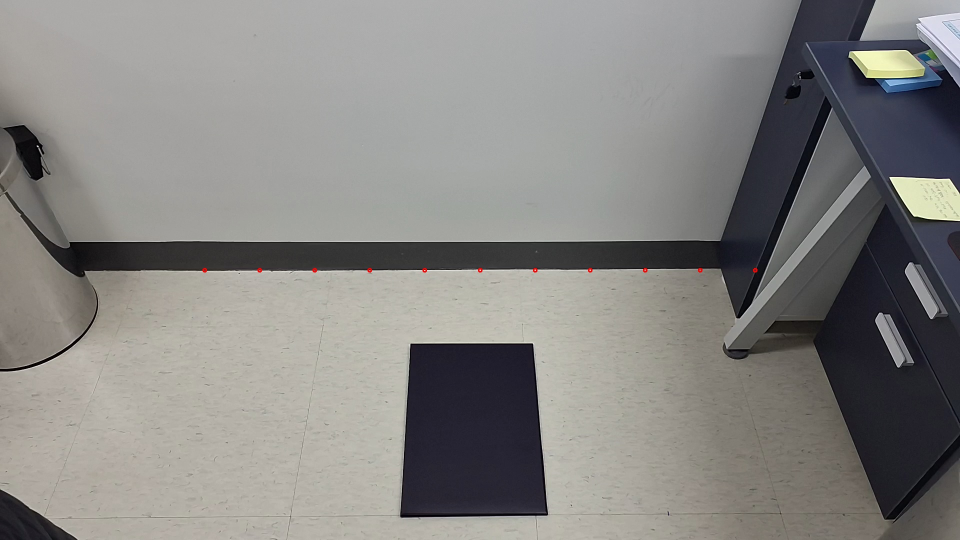
#> input picture opencv-python-learn/Practices/images/test_20260305_GRD_48degree.jpg, 1920 x 1080 px (shown at 1/2 size)
$ jupyter execute pitch_angle_analysis_new.ipynb
#> lines starting #> are read from the running program, lines starting #| are printed output that depends on the picture; after the words box and inside, x2 and y2 are one past the last pixel; in counts of white or black regions, pixels touching at a corner belong together
## Cell1 : 환경 설정 및 이미지 로드

[cell 1]
# ── Cell 1: 라이브러리 임포트 및 이미지 로드 ──

import os
import cv2
import numpy as np
import matplotlib.pyplot as plt
import matplotlib.patches as patches
plt.rcParams['font.family'] = 'Malgun Gothic'  # 윈도우 맑은 고딕 폰트 설정
plt.rcParams['axes.unicode_minus'] = False     # 마이너스(-) 기호 깨짐 방지

# 이미지 경로 설정 (실제 파일명/경로에 맞게 수정하세요)
IMG_DIR = 'images'  # 이미지가 있는 폴더명
IMAGE_FILES = {
    48: os.path.join(IMG_DIR, 'test_20260305_GRD_48degree.jpg'),
    60: os.path.join(IMG_DIR, 'test_20260305_GRD_60degree.jpg'),
    70: os.path.join(IMG_DIR, 'test_20260305_GRD_70degree.jpg'),
}
ANGLES = [48, 60, 70]
REF_ANGLE = 48   # 보정 기준 각도 (정면에 가까운 각도)

# 이미지 로드 및 확인
images = {}
fig, axes = plt.subplots(1, 3, figsize=(18, 6))

for ax, angle in zip(axes, ANGLES):
    path = IMAGE_FILES[angle]
    # 파일이 없는 경우를 대비한 예외 처리
    if not os.path.exists(path):
        print(f"경고: 파일을 찾을 수 없습니다 -> {path}")
        # 테스트를 위해 임시로 검은색 더미 이미지를 만듭니다. (실제 환경에서는 삭제하세요)
        img_bgr = np.zeros((1080, 1920, 3), dtype=np.uint8)
    else:
        img_bgr = cv2.imread(path)
#> img_bgr is the input picture: shape (1080, 1920, 3); mean B, G, R 130.4, 132.9, 134.3

    img_rgb = cv2.cvtColor(img_bgr, cv2.COLOR_BGR2RGB)
    images[angle] = img_bgr

    ax.imshow(img_rgb)
    ax.set_title(f'Pitch = {angle}°', fontsize=14)
    ax.axis('off')

plt.suptitle('원본 이미지 (SUPERFIX 검은색 박스)', fontsize=16)
plt.tight_layout()
plt.show()

## Cell 2:  박스 세그멘테이션 함수

[cell 2]
# ── Cell 2: 박스 세그멘테이션 및 시각화 ──

def get_black_box_contour(img_bgr):
    # 1. 그레이스케일 및 블러링 (노이즈 감소)
    gray = cv2.cvtColor(img_bgr, cv2.COLOR_BGR2GRAY)
    blurred = cv2.GaussianBlur(gray, (9, 9), 0)

    # 2. 캐니 엣지 검출 (형태만 추출)
    edged = cv2.Canny(blurred, 30, 150)

    # 3. 엣지 연결 (close gaps)
    kernel = cv2.getStructuringElement(cv2.MORPH_RECT, (5, 5))
    closed = cv2.morphologyEx(edged, cv2.MORPH_CLOSE, kernel)

    # 4. 윤곽선 찾기
    contours, _ = cv2.findContours(closed, cv2.RETR_EXTERNAL, cv2.CHAIN_APPROX_SIMPLE)

    img_h, img_w = img_bgr.shape[:2]
    center_x, center_y = img_w // 2, img_h // 2

    best_cnt = None
    min_dist = float('inf')

    for cnt in contours:
        # 사각형 근사화 (도형의 꼭짓점을 찾아줌)
        peri = cv2.arcLength(cnt, True)
        approx = cv2.approxPolyDP(cnt, 0.05 * peri, True)

        # 사각형(4개의 꼭짓점)인지, 그리고 너무 작지 않은지 확인
        if len(approx) == 4 and cv2.contourArea(cnt) > 2000:
            M = cv2.moments(cnt)
            if M["m00"] != 0:
                cx = int(M["m10"] / M["m00"])
                cy = int(M["m01"] / M["m00"])

                # 중앙에 가장 가까운 사각형 선택
                dist = np.sqrt((cx - center_x)**2 + (cy - center_y)**2)
                if dist < min_dist:
                    min_dist = dist
                    best_cnt = approx # 사각형 근사치 반환

    return best_cnt

# 결과 시각화
fig, axes = plt.subplots(1, 3, figsize=(18, 6))

for ax, angle in zip(axes, ANGLES):
    img_bgr = images[angle]
    contour = get_black_box_contour(img_bgr)

    # 결과 그리기
    img_display = cv2.cvtColor(img_bgr, cv2.COLOR_BGR2RGB)

    if contour is not None:
        # 박스 사각형 좌표 추출
        x, y, w, h = cv2.boundingRect(contour)

        # 윤곽선과 박스 표시
        cv2.drawContours(img_display, [contour], -1, (0, 255, 0), 3)
        cv2.rectangle(img_display, (x, y), (x+w, y+h), (255, 0, 0), 2)

        # 정보 출력
        text = f"W: {w}, H: {h}"
        cv2.putText(img_display, text, (x, y - 10), cv2.FONT_HERSHEY_SIMPLEX, 0.7, (255, 0, 0), 2)

    ax.imshow(img_display)
    ax.set_title(f'Pitch {angle}°: Segmented', fontsize=14)
    ax.axis('off')
#> this loop made 3 passes
#> (contour, x, y, w, h) on passes 1 to 3: ([[822, 687], [800, 1033], [1095, 1030], [1066, 688]], 800, 687, 296, 347), ([[826, 356], [810, 690], [1094, 690], [1076, 358]], 810, 356, 285, 335), ([[833, 84], [824, 440], [1113, 439], [1100, 85]], 824, 84, 290, 357)
#> pass 1, in get_black_box_contour, `edged = cv2.Canny(blurred, 30, 150)`:
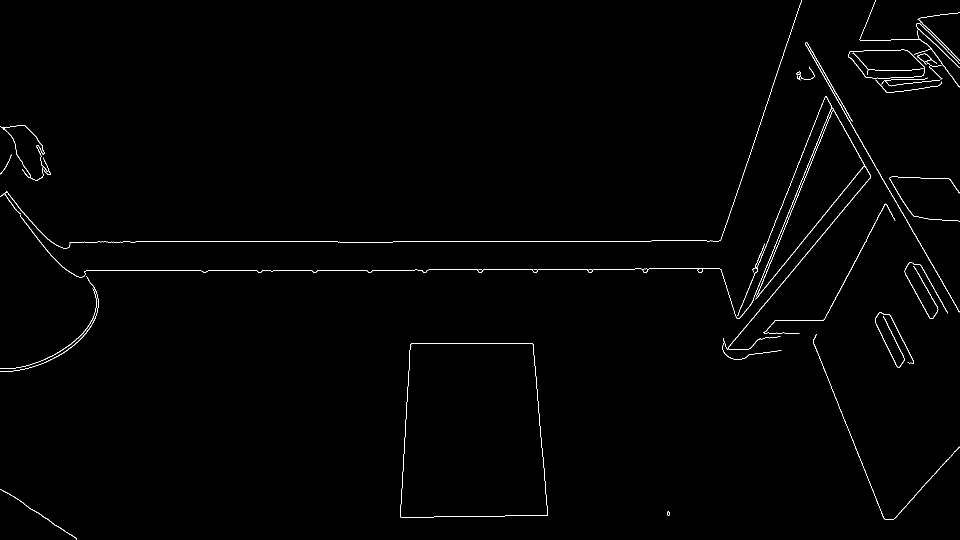
#> edged: shape (1080, 1920) (shown at 1/2 size); 0.76% white in thin lines or dots
#> pass 1, in get_black_box_contour, `closed = cv2.morphologyEx(edged, cv2.MORPH_CLOSE, kernel)`:
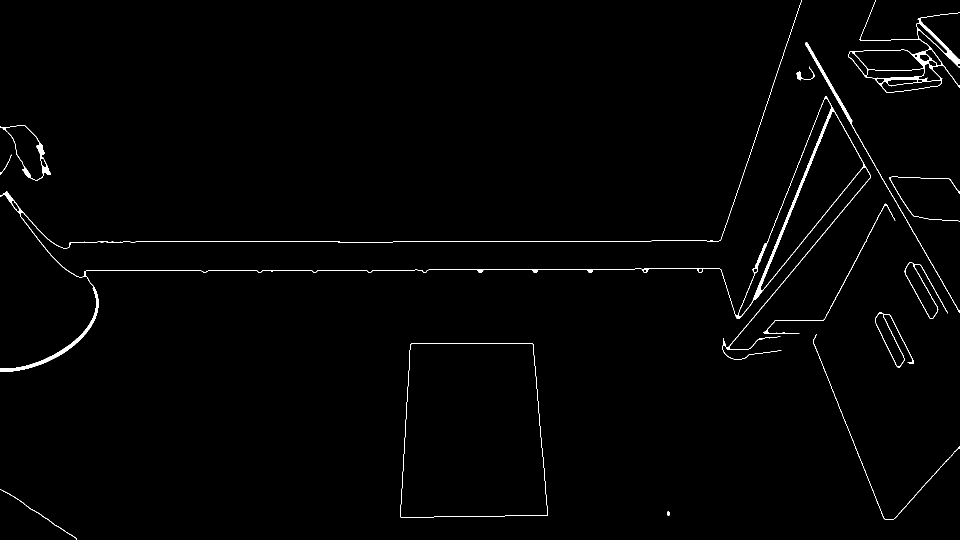
#> closed: shape (1080, 1920) (shown at 1/2 size); 1% white; 14 white regions, largest, box (x1, y1, x2, y2) and area: (0, 0, 1742, 744) 10887, (1697, 0, 1920, 186) 3398, (1611, 85, 1920, 625) 1614
#> after the loop:
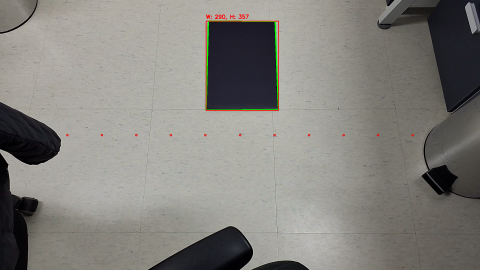
#> img_display: shape (1080, 1920, 3) (shown at 1/4 size); mean R, G, B 131.5, 129.9, 124.6

plt.tight_layout()
plt.show()
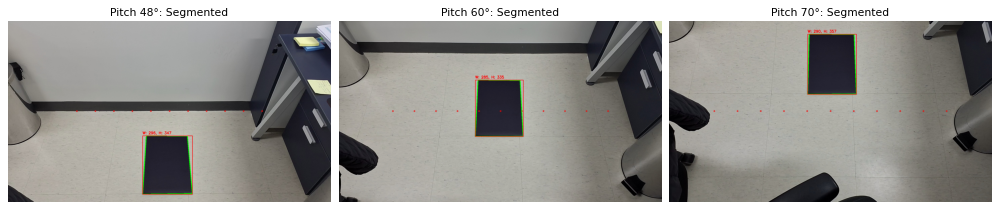
#> figure drawn by matplotlib, 3 panels

## 보정 방법1

[cell 3]
class HeightCalibrator:
    def __init__(self, ref_angle, ref_height):
        self.ref_angle = ref_angle
        self.ref_height = ref_height
        self.ratios = {ref_angle: 1.0}

    def update_calibration(self, angle, measured_h):
        """
        새로운 각도와 높이 데이터를 입력받아 캘리브레이션 계수를 자동 갱신
        """
        self.ratios[angle] = self.ref_height / measured_h
        print(f"[{angle}° 캘리브레이션 완료] 배율(Ratio): {self.ratios[angle]:.4f}")

    def get_corrected_h(self, h, angle):
        """
        해당 각도의 배율을 사용하여 보정된 높이 반환
        """
        ratio = self.ratios.get(angle, 1.0)
        return h * ratio

# 1. 초기화: 기준 각도(48°)와 기준 높이(347) 설정
calibrator = HeightCalibrator(ref_angle=48, ref_height=347.0)

# 2. 파라미터화된 데이터 입력 (실측 데이터)
# 이 부분은 나중에 실제 영상 처리 루프에서 실시간으로 호출하면 됩니다.
calibration_data = {60: 335, 70: 357}

for angle, h in calibration_data.items():
    calibrator.update_calibration(angle, h)

# 3. 보정 적용 확인
print("-" * 30)
for angle in [48, 60, 70]:
    h = {48: 347, 60: 335, 70: 357}[angle]
    h_corrected = calibrator.get_corrected_h(h, angle)
    print(f"Pitch {angle}° -> 원본 H: {h}, 보정 후 H: {h_corrected:.2f}")

## 보정 방법2

[cell 4]
# ── Cell 3 (카메라 내부변수 적용판): Pitch 각도 보정 함수 및 적용 ──

# ── 3-1. 카메라 파라미터 설정 ──
CAM_HEIGHT_M = 1.0        # 카메라 설치 높이 (m)
FX = 1480.0               # 초점거리 x (픽셀)
FY = 1480.0               # 초점거리 y (픽셀)
CX = 960.0                # 주점 x (픽셀)
CY = 540.0                # 주점 y (픽셀)
IMG_W, IMG_H = 1920, 1080


# ── 3-2. 핵심 기하학 함수 ──

def pixel_to_ray(px, py, fx=FX, fy=FY, cx=CX, cy=CY):
    """
    이미지 픽셀 좌표 → 카메라 좌표계 단위 방향벡터 (ray).
    카메라 좌표: X=오른쪽, Y=아래쪽, Z=앞쪽
    """
    dx = (px - cx) / fx
    dy = (py - cy) / fy
    dz = 1.0
    norm = np.sqrt(dx**2 + dy**2 + dz**2)
    return np.array([dx / norm, dy / norm, dz / norm])


# [5 lines left out: function ray_to_pixel, not called in this run]


def pitch_rotation_matrix(delta_pitch_deg):
    """
    카메라 pitch 회전 행렬 (X축 기준 회전).
    delta_pitch_deg > 0 : 아래를 더 내려다보는 방향
    """
    theta = np.radians(delta_pitch_deg)
    c, s = np.cos(theta), np.sin(theta)
    return np.array([
        [1,  0,  0],
        [0,  c, -s],
        [0,  s,  c]
    ])


def ground_intersection(ray_cam, pitch_deg, cam_height=CAM_HEIGHT_M):
    """
    카메라 좌표계 ray → pitch 각도를 고려해 지면(Y=cam_height 월드평면)과의 교점 계산.

    카메라는 지면에서 cam_height 높이에 있고,
    pitch_deg 만큼 아래를 바라보고 있다고 가정.

    Returns: 월드 좌표 (X, Z) — 지면 상의 위치 (m)
    """
    # 월드 좌표계로 ray 변환 (pitch 회전 적용)
    # 카메라 좌표 Y아래 → 월드 Y위 변환 포함
    R = pitch_rotation_matrix(pitch_deg)

    # 카메라 좌표계: Z=앞, Y=아래
    # 월드 좌표계:   Z=앞, Y=위 (지면이 Y=0, 카메라가 Y=cam_height)
    # 변환: world_ray = R @ [rx, -ry, rz]  (Y축 반전 후 pitch 회전)
    ray_world = R @ np.array([ray_cam[0], -ray_cam[1], ray_cam[2]])

    # ray_world[1] < 0 이면 지면 방향 (아래)
    if ray_world[1] >= 0:
        return None  # 지면과 교차하지 않음

    # 파라미터 t: 카메라위치(0, cam_height, 0) + t * ray_world 가 Y=0 평면과 만남
    t = cam_height / (-ray_world[1])
    x_world = t * ray_world[0]
    z_world = t * ray_world[2]
    return np.array([x_world, z_world])


def world_to_pixel(world_point, pitch_deg,
                   cam_height=CAM_HEIGHT_M,
                   fx=FX, fy=FY, cx=CX, cy=CY):
    """
    월드 좌표 (X, Z) → pitch_deg 카메라 기준 이미지 픽셀 좌표.
    """
    xw, zw = world_point
    # 월드 → 카메라 좌표 (역회전 + 높이 반영)
    # 카메라 위치: (0, cam_height, 0)
    # 오브젝트 월드 위치: (xw, 0, zw) — 지면(Y=0)
    obj_cam_raw = np.array([xw, -cam_height, zw])  # Y 반전 (월드Y위→카메라Y아래)

    R = pitch_rotation_matrix(pitch_deg)
    obj_cam = R.T @ obj_cam_raw  # 역회전

    if obj_cam[2] <= 0:
        return None

    px = fx * (obj_cam[0] / obj_cam[2]) + cx
    py = fy * (obj_cam[1] / obj_cam[2]) + cy
    return px, py


# ── 3-3. bbox 보정 핵심 함수 ──

def correct_bbox_for_pitch(bbox_src, pitch_src_deg, pitch_tgt_deg,
                            cam_height=CAM_HEIGHT_M):
    """
    pitch_src_deg 에서 관측된 bbox를
    pitch_tgt_deg 카메라 기준 픽셀 크기로 변환.

    전략:
      1. bbox 네 꼭짓점 각각을 ray로 변환
      2. ray → 지면 교점 (월드 좌표)
      3. 월드 좌표 → 타겟 pitch 기준 픽셀 좌표로 재투영
      4. 재투영된 좌표로 새 bbox 산출

    Parameters
    ----------
    bbox_src      : (x, y, w, h)
    pitch_src_deg : 소스 pitch (도)
    pitch_tgt_deg : 타겟 pitch (도)
    cam_height    : 카메라 높이 (m)

    Returns
    -------
    bbox_tgt_pred : (x_new, y_new, w_new, h_new)
    scale_w, scale_h : 너비·높이 스케일 인수
    """
    x, y, w, h = bbox_src

    # bbox 네 꼭짓점 (좌상, 우상, 우하, 좌하)
    corners_src = np.array([
        [x,     y    ],
        [x + w, y    ],
        [x + w, y + h],
        [x,     y + h],
    ], dtype=float)

    corners_tgt = []
    for (px, py) in corners_src:
        # 1. 픽셀 → 카메라 ray
        ray = pixel_to_ray(px, py)

        # 2. ray → 지면 월드 좌표
        wp = ground_intersection(ray, pitch_src_deg, cam_height)
        if wp is None:
            # 지면 교차 실패 시 단순 스케일 폴백
            scale_fallback = (np.tan(np.radians(pitch_src_deg)) /
                              np.tan(np.radians(pitch_tgt_deg)))
            cx_b, cy_b = x + w / 2, y + h / 2
            return (int(cx_b - w * scale_fallback / 2),
                    int(cy_b - h * scale_fallback / 2),
                    int(w * scale_fallback),
                    int(h * scale_fallback)), scale_fallback, scale_fallback

        # 3. 월드 좌표 → 타겟 pitch 픽셀
        pt = world_to_pixel(wp, pitch_tgt_deg, cam_height)
        if pt is None:
            pt = (px, py)  # 폴백
        corners_tgt.append(pt)

    corners_tgt = np.array(corners_tgt)

    # 4. 재투영 좌표로 bbox 산출
    x_new = int(round(corners_tgt[:, 0].min()))
    y_new = int(round(corners_tgt[:, 1].min()))
    w_new = int(round(corners_tgt[:, 0].max() - corners_tgt[:, 0].min()))
    h_new = int(round(corners_tgt[:, 1].max() - corners_tgt[:, 1].min()))

    scale_w = w_new / w if w > 0 else 1.0
    scale_h = h_new / h if h > 0 else 1.0

    return (x_new, y_new, w_new, h_new), scale_w, scale_h


def estimate_real_size(bbox, pitch_deg, cam_height=CAM_HEIGHT_M):
    """
    bbox 픽셀 크기 + pitch → 실세계 물체 크기(m) 역산.
    bbox 중심을 기준으로 좌우/상하 1픽셀 이동 후 지면 교점 차이로 계산.
    """
    x, y, w, h = bbox
    cx_b, cy_b = x + w / 2, y + h / 2

    # 너비 역산: 중심에서 좌우 w/2 픽셀 → 지면 X 거리
    ray_l = pixel_to_ray(cx_b - w / 2, cy_b)
    ray_r = pixel_to_ray(cx_b + w / 2, cy_b)
    wp_l  = ground_intersection(ray_l, pitch_deg, cam_height)
    wp_r  = ground_intersection(ray_r, pitch_deg, cam_height)
    real_w = float(np.linalg.norm(wp_r - wp_l)) if (wp_l is not None and wp_r is not None) else None

    # 높이 역산: 중심에서 상하 h/2 픽셀 → 지면 Z 거리
    ray_t = pixel_to_ray(cx_b, cy_b - h / 2)
    ray_b = pixel_to_ray(cx_b, cy_b + h / 2)
    wp_t  = ground_intersection(ray_t, pitch_deg, cam_height)
    wp_b  = ground_intersection(ray_b, pitch_deg, cam_height)
    real_h = float(np.linalg.norm(wp_b - wp_t)) if (wp_t is not None and wp_b is not None) else None

    return real_w, real_h


# ── 3-4. bbox 재수집 ──
detected_bboxes = {}
for angle in ANGLES:
    img_bgr = images[angle]
    cnt = get_black_box_contour(img_bgr)
    if cnt is not None:
        detected_bboxes[angle] = cv2.boundingRect(cnt)
        x, y, w, h = detected_bboxes[angle]
        print(f"  Pitch {angle:2d}°  →  w={w}px, h={h}px  (좌상단 x={x}, y={y})")
    else:
        detected_bboxes[angle] = None
        print(f"  Pitch {angle:2d}°  →  검출 실패")
#> this loop made 3 passes
#> (printed output is left out)
#> pass 2, in get_black_box_contour (call 5), `closed = cv2.morphologyEx(edged, cv2.MORPH_CLOSE, kernel)`:
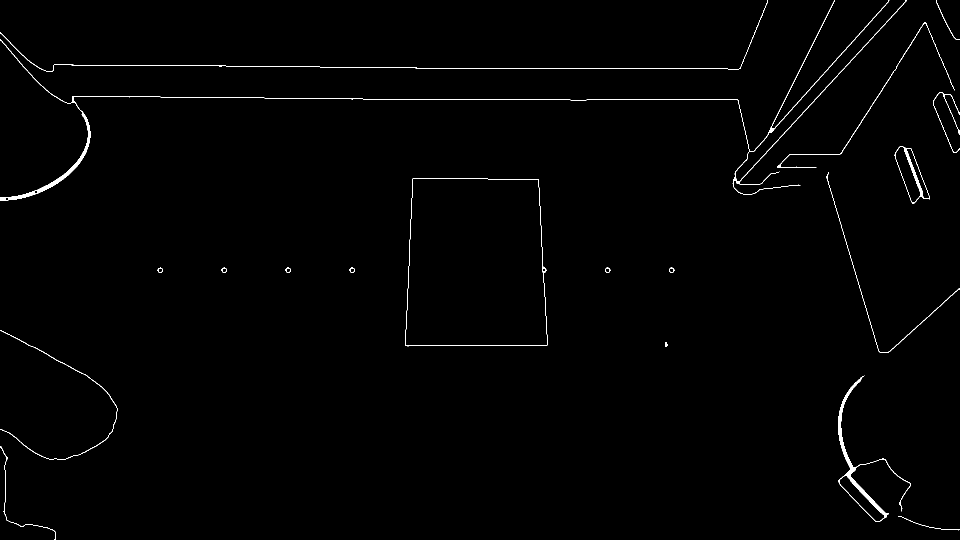
#> closed: shape (1080, 1920) (shown at 1/2 size); 0.75% white; 20 white regions, largest, box (x1, y1, x2, y2) and area: (0, 0, 1779, 401) 4576, (1676, 751, 1822, 1044) 2587, (0, 0, 1536, 144) 1758
#> after the loop, detected_bboxes = {48: (800, 687, 296, 347), 60: (810, 356, 285, 335), 70: (824, 84, 290, 357)}

print()


# ── 3-5. 변환 적용 및 시각화 ──
CONVERSION_PAIRS = [
    (ANGLES[0], ANGLES[1]),   # 48° → 60°
    (ANGLES[0], ANGLES[2]),   # 48° → 70°
    (ANGLES[1], ANGLES[2]),   # 60° → 70°
]

fig, axes = plt.subplots(len(CONVERSION_PAIRS), 3,
                          figsize=(21, 6.5 * len(CONVERSION_PAIRS)))

print("── 변환 결과 ──")
for row, (src_angle, tgt_angle) in enumerate(CONVERSION_PAIRS):
    bbox_src = detected_bboxes.get(src_angle)
    bbox_tgt = detected_bboxes.get(tgt_angle)

    if bbox_src is None or bbox_tgt is None:
        print(f"  {src_angle}° → {tgt_angle}°: bbox 없음, 스킵")
        continue

    # 변환
    bbox_pred, sw, sh = correct_bbox_for_pitch(bbox_src, src_angle, tgt_angle)
    x_p, y_p, w_p, h_p = bbox_pred
    x_t, y_t, w_t, h_t = bbox_tgt

    err_w = abs(w_p - w_t) / max(w_t, 1) * 100
    err_h = abs(h_p - h_t) / max(h_t, 1) * 100

    print(f"  {src_angle}° → {tgt_angle}°")
    print(f"    실측  : W={w_t}px,  H={h_t}px")
    print(f"    예측  : W={w_p}px,  H={h_p}px  (scale_w={sw:.3f}, scale_h={sh:.3f})")
    print(f"    오차  : W={err_w:.1f}%,  H={err_h:.1f}%")
    print()

    # 컬럼 0: 소스
    img_src = cv2.cvtColor(images[src_angle], cv2.COLOR_BGR2RGB).copy()
    xs, ys, ws, hs = bbox_src
    cv2.rectangle(img_src, (xs, ys), (xs+ws, ys+hs), (255, 165, 0), 3)
    cv2.putText(img_src, f"SRC  W={ws} H={hs}",
                (xs, max(ys - 12, 20)), cv2.FONT_HERSHEY_SIMPLEX, 0.8, (255, 165, 0), 2)
    axes[row, 0].imshow(img_src)
    axes[row, 0].set_title(f'소스: Pitch {src_angle}°', fontsize=13)
    axes[row, 0].axis('off')

    # 컬럼 1: 타겟 — GT(초록) + 예측(빨강) 중심 정렬 오버레이
    img_tgt = cv2.cvtColor(images[tgt_angle], cv2.COLOR_BGR2RGB).copy()

    # GT (초록)
    cv2.rectangle(img_tgt, (x_t, y_t), (x_t+w_t, y_t+h_t), (0, 220, 0), 3)
    cv2.putText(img_tgt, f"GT   W={w_t} H={h_t}",
                (x_t, max(y_t - 30, 20)), cv2.FONT_HERSHEY_SIMPLEX, 0.8, (0, 220, 0), 2)

    # 예측 — GT 중심에 정렬하여 크기만 비교
    cx_t = x_t + w_t // 2
    cy_t = y_t + h_t // 2
    x_ov = cx_t - w_p // 2
    y_ov = cy_t - h_p // 2
    cv2.rectangle(img_tgt, (x_ov, y_ov), (x_ov+w_p, y_ov+h_p), (220, 50, 50), 3)
    cv2.putText(img_tgt, f"PRED W={w_p} H={h_p}",
                (x_ov, max(y_ov - 10, 40)), cv2.FONT_HERSHEY_SIMPLEX, 0.8, (220, 50, 50), 2)

    axes[row, 1].imshow(img_tgt)
    axes[row, 1].set_title(
        f'타겟: Pitch {tgt_angle}°\n초록=실측GT  빨강=예측  |  오차 W:{err_w:.1f}%  H:{err_h:.1f}%',
        fontsize=12)
    axes[row, 1].axis('off')

    # 컬럼 2: 막대 그래프
    bar_x  = np.arange(2)
    bw_bar = 0.35
    ax_b   = axes[row, 2]
    ax_b.bar(bar_x - bw_bar/2, [w_t, h_t], bw_bar,
             label='실측 (GT)',   color='seagreen', alpha=0.85)
    ax_b.bar(bar_x + bw_bar/2, [w_p, h_p], bw_bar,
             label='예측 (PRED)', color='tomato',   alpha=0.85)
    ax_b.set_xticks(bar_x)
    ax_b.set_xticklabels(['Width', 'Height'], fontsize=12)
    ax_b.set_ylabel('픽셀 크기 (px)', fontsize=11)
    ax_b.set_title(f'{src_angle}° → {tgt_angle}° 크기 비교', fontsize=13)
    ax_b.legend(fontsize=11)
    ax_b.grid(axis='y', alpha=0.4)
    for xi, (g, p) in enumerate(zip([w_t, h_t], [w_p, h_p])):
        err = abs(p - g) / max(g, 1) * 100
        ax_b.text(xi, max(g, p) + 4, f'{err:.1f}%',
                  ha='center', fontsize=11, color='navy', fontweight='bold')
#> this loop made 3 passes
#> (x in correct_bbox_for_pitch, y in correct_bbox_for_pitch, w in correct_bbox_for_pitch, h in correct_bbox_for_pitch, corners_src in correct_bbox_for_pitch, scale_w in correct_bbox_for_pitch, scale_h in correct_bbox_for_pitch, sw) on passes 1 to 2: (800, 687, 296, 347, [[800, 687], [1096, 687], [1096, 1034], [800, 1034]], 1, 0.957, 1), (800, 687, 296, 347, [[800, 687], [1096, 687], [1096, 1034], [800, 1034]], 1.04, 0.986, 1.04)
#> (printed output is left out)

plt.suptitle(
    'Pitch 각도 변환 결과  |  카메라 내부변수 적용\n'
    f'fx=fy={FX}, cx={CX}, cy={CY}, H={CAM_HEIGHT_M}m',
    fontsize=14)
plt.tight_layout()
plt.show()
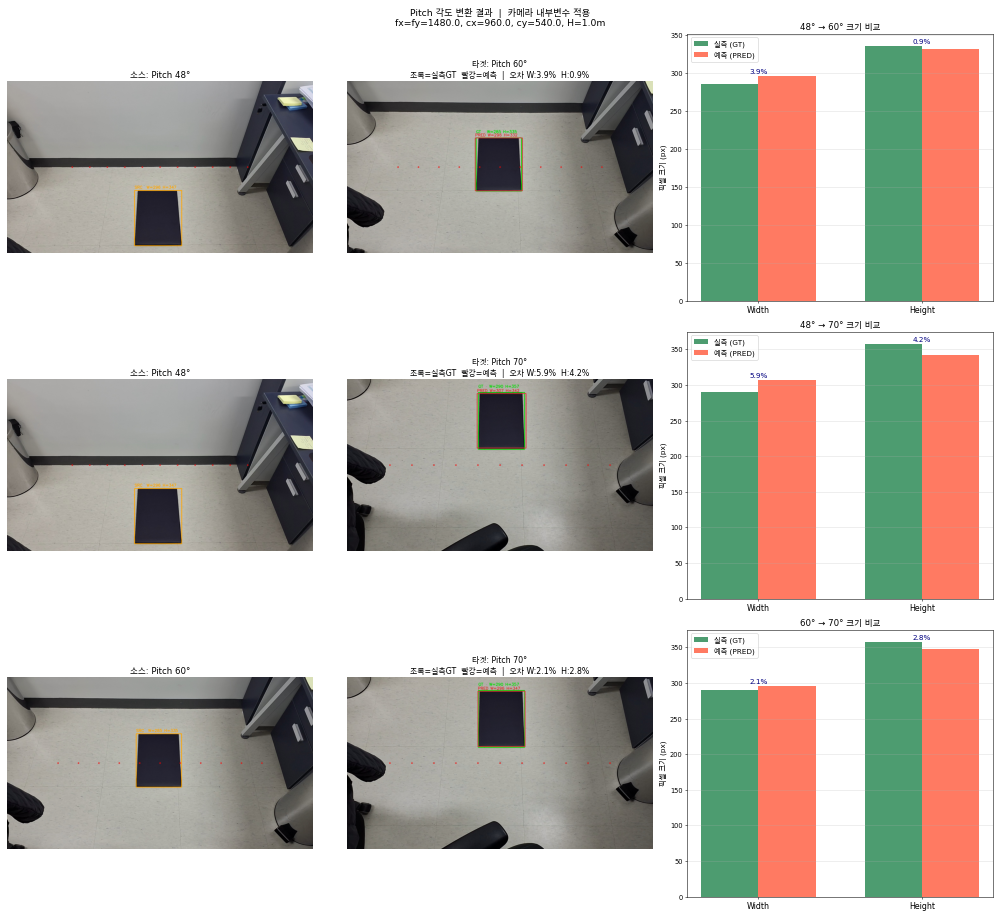
#> figure drawn by matplotlib, 9 panels


# ── 3-6. 실세계 크기 역산 검증 ──
print("── 각도별 역산 실세계 크기 ──")
print(f"  카메라 높이: {CAM_HEIGHT_M}m  /  fx=fy={FX}  cx={CX}  cy={CY}")
print(f"{'Pitch':>8} │ {'W_px':>7} │ {'H_px':>7} │ {'실세계 W(m)':>13} │ {'실세계 H(m)':>13}")
print("─" * 60)
for angle in ANGLES:
    bb = detected_bboxes.get(angle)
    if bb:
        rw, rh = estimate_real_size(bb, angle)
        rw_str = f"{rw:.4f}" if rw is not None else "N/A"
        rh_str = f"{rh:.4f}" if rh is not None else "N/A"
        print(f"{angle:>7}° │ {bb[2]:>7} │ {bb[3]:>7} │ {rw_str:>13} │ {rh_str:>13}")
#> this loop made 3 passes
#> (x in estimate_real_size, y in estimate_real_size, w in estimate_real_size, h in estimate_real_size, cx_b in estimate_real_size, cy_b in estimate_real_size) on passes 1 to 3: (800, 687, 296, 347, 948, 860.5), (810, 356, 285, 335, 952.5, 523.5), (824, 84, 290, 357, 969, 262.5)
#> (printed output is left out)
